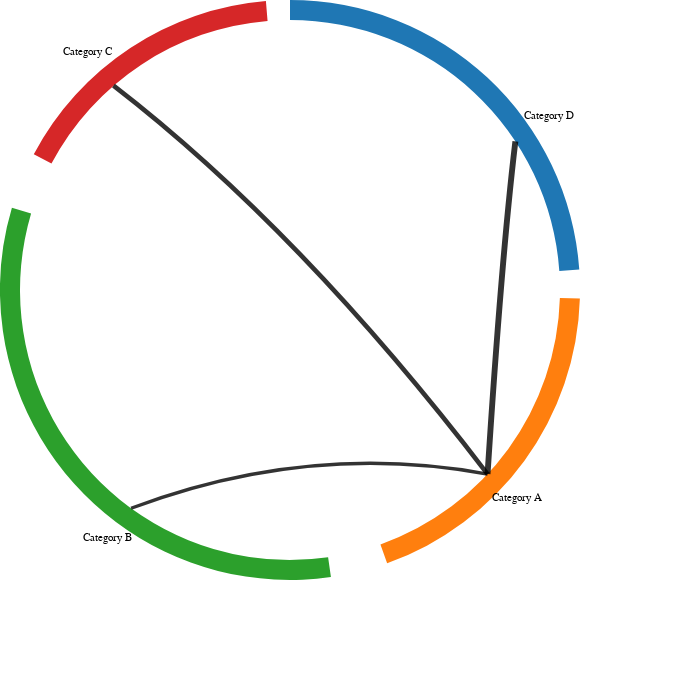

Express this chart as Vega-Lite.
### Vega specification from a JSON file in a GitHub repository (floating-point values rounded to 4 significant figures)
{"$schema": "https://vega.github.io/schema/vega/v5.json", "width": 400, "height": 400, "signals": [{"name": "year", "value": 2021, "bind": {"input": "select", "options": [2021, 2022, 2023]}}, {"name": "originX", "value": 0}, {"name": "originY", "value": 0}, {"name": "inner_radius", "value": 270}, {"name": "outer_radius", "value": 290}], "data": [{"name": "arcs", "values": [{"category": "A", "startAngle": 0, "endAngle": 1.5, "value": 30, "color": "#1f77b4"}, {"category": "B", "startAngle": 1.6, "endAngle": 2.8, "value": 20, "color": "#ff7f0e"}, {"category": "C", "startAngle": 3, "endAngle": 5, "value": 40, "color": "#2ca02c"}, {"category": "D", "startAngle": 5.2, "endAngle": 6.2, "value": 40, "color": "#d62728"}]}, {"name": "connections", "values": [{"source": "A", "target": "B", "value": 3, "sourceStartAngle": 0, "sourceEndAngle": 1.5, "targetStartAngle": 1.6, "targetEndAngle": 2.8}, {"source": "A", "target": "C", "value": 4, "sourceStartAngle": 0, "sourceEndAngle": 1.5, "targetStartAngle": 3, "targetEndAngle": 5}, {"source": "A", "target": "D", "value": 5, "sourceStartAngle": 0, "sourceEndAngle": 1.5, "targetStartAngle": 5.2, "targetEndAngle": 6.2}], "transform": [{"type": "formula", "expr": "(datum.sourceStartAngle + datum.sourceEndAngle) / 2", "as": "sourceAngle"}, {"type": "formula", "expr": "(datum.targetStartAngle + datum.targetEndAngle) / 2", "as": "targetAngle"}, {"type": "formula", "expr": "inner_radius * cos(datum.sourceAngle)", "as": "x1"}, {"type": "formula", "expr": "inner_radius * sin(datum.sourceAngle)", "as": "y1"}, {"type": "formula", "expr": "inner_radius * cos(datum.targetAngle)", "as": "x2"}, {"type": "formula", "expr": "inner_radius * sin(datum.targetAngle)", "as": "y2"}, {"type": "formula", "expr": "(datum.x1 + datum.x2) / 2", "as": "midX"}, {"type": "formula", "expr": "(datum.y1 + datum.y2) / 2 - 50", "as": "midY"}, {"type": "formula", "expr": "'M' + datum.x1 + ',' + datum.y1 + ' Q' + datum.midX + ',' + datum.midY + ' ' + datum.x2 + ',' + datum.y2", "as": "path"}]}], "marks": [{"type": "arc", "from": {"data": "arcs"}, "encode": {"enter": {"fill": {"field": "color"}, "x": {"signal": "0 * width/2"}, "y": {"signal": "0 * height/2"}}, "update": {"startAngle": {"field": "startAngle"}, "endAngle": {"field": "endAngle"}, "padAngle": {"value": 0}, "innerRadius": {"signal": "inner_radius"}, "outerRadius": {"signal": "outer_radius"}, "tooltip": {"signal": "'Category: ' + datum.category + ', Value: ' + datum.value"}}}}, {"type": "text", "from": {"data": "arcs"}, "encode": {"enter": {"text": {"signal": "'Category ' + datum.category"}}, "update": {"x": {"signal": "originX + (outer_radius + 20) * cos((datum.startAngle + datum.endAngle) / 2)"}, "y": {"signal": "originY + (outer_radius + 20) * sin((datum.startAngle + datum.endAngle) / 2)"}, "align": {"value": "center"}}}}, {"type": "path", "from": {"data": "connections"}, "encode": {"enter": {"opacity": {"value": 0.8}, "stroke": {"value": "black"}, "fill": {"value": null}}, "update": {"path": {"field": "path"}, "strokeWidth": {"signal": "pow(datum.value, 1.1)"}, "tooltip": {"signal": "'Source: ' + datum.source + ', Target: ' + datum.target + ', Value: ' + datum.value"}}}}]}
